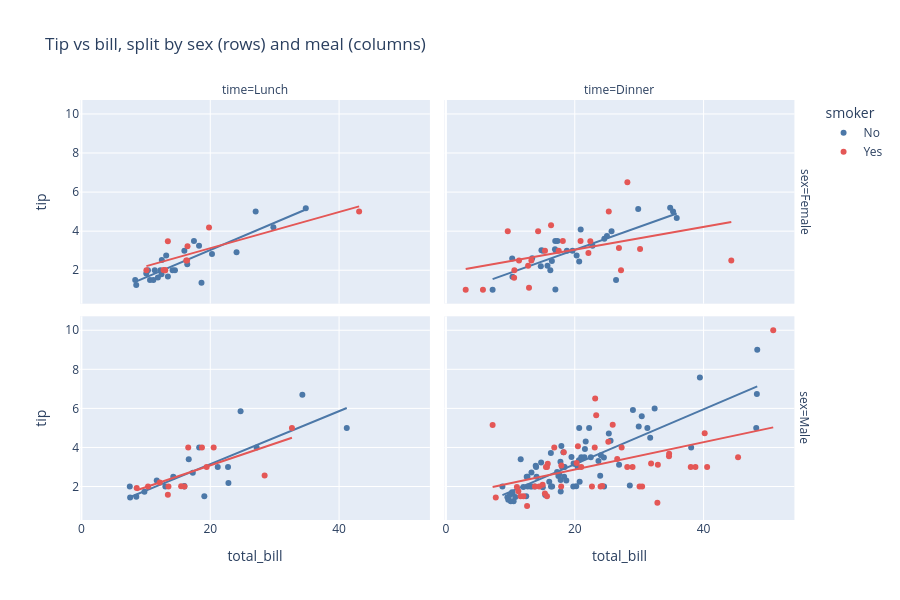

This figure's notebook cell:
### Code cell
SMOKER_COLORS = {"Yes": "#E45756", "No": "#4C78A8"}
fig = px.scatter(
    tips, x="total_bill", y="tip", color="smoker", color_discrete_map=SMOKER_COLORS,
    facet_col="time", facet_row="sex", trendline="ols",       # ols = ordinary least squares line (uses statsmodels)
    category_orders={"time": ["Lunch", "Dinner"]}, height=600,
    title="Tip vs bill, split by sex (rows) and meal (columns)",
)
fig.show()

# The fitted slopes are real regression results — read them instead of eyeballing the lines
trend = px.get_trendline_results(fig)
trend["tip per extra $1 of bill"] = trend["px_fit_results"].map(lambda res: round(float(res.params[1]), 3))
print(trend.drop(columns="px_fit_results").to_string(index=False))

### Figure 1 — Plotly figure (JSON) as saved in the notebook; plotly's stock layout.template omitted (floating-point values rounded to 4 significant figures)
{"data": [{"hovertemplate": "smoker=No<br>sex=Female<br>time=Lunch<br>total_bill=%{x}<br>tip=%{y}<extra></extra>", "legendgroup": "No", "marker": {"color": "#4C78A8", "symbol": "circle"}, "mode": "markers", "name": "No", "orientation": "v", "showlegend": true, "type": "scatter", "x": [10.07, 34.83, 10.65, 12.43, 24.08, 13.42, 12.48, 29.8, 14.52, 11.38, 20.27, 11.17, 12.26, 18.26, 8.51, 10.33, 14.15, 13.16, 17.47, 27.05, 16.43, 8.35, 18.64, 11.87, 15.98], "xaxis": "x3", "y": [1.83, 5.17, 1.5, 1.8, 2.92, 1.68, 2.52, 4.2, 2.0, 2.0, 2.83, 1.5, 2.0, 3.25, 1.25, 2.0, 2.0, 2.75, 3.5, 5.0, 2.3, 1.5, 1.36, 1.63, 3.0], "yaxis": "y3"}, {"hovertemplate": "<b>OLS trendline</b><br>tip = 0.139889 * total_bill + 0.235023<br>R<sup>2</sup>=0.768878<br><br>smoker=No<br>sex=Female<br>time=Lunch<br>total_bill=%{x}<br>tip=%{y} <b>(trend)</b><extra></extra>", "legendgroup": "No", "marker": {"color": "#4C78A8", "symbol": "circle"}, "mode": "lines", "name": "No", "showlegend": false, "type": "scatter", "x": [8.35, 8.51, 10.07, 10.33, 10.65, 11.17, 11.38, 11.87, 12.26, 12.43, 12.48, 13.16, 13.42, 14.15, 14.52, 15.98, 16.43, 17.47, 18.26, 18.64, 20.27, 24.08, 27.05, 29.8, 34.83], "xaxis": "x3", "y": [1.403, 1.425, 1.644, 1.68, 1.725, 1.798, 1.827, 1.896, 1.95, 1.974, 1.981, 2.076, 2.112, 2.214, 2.266, 2.47, 2.533, 2.679, 2.789, 2.843, 3.071, 3.604, 4.019, 4.404, 5.107], "yaxis": "y3"}, {"hovertemplate": "smoker=No<br>sex=Male<br>time=Lunch<br>total_bill=%{x}<br>tip=%{y}<extra></extra>", "legendgroup": "No", "marker": {"color": "#4C78A8", "symbol": "circle"}, "mode": "markers", "name": "No", "orientation": "v", "showlegend": false, "type": "scatter", "x": [27.2, 22.76, 17.29, 16.66, 15.98, 13.03, 18.28, 24.71, 21.16, 11.69, 14.26, 15.95, 8.52, 22.82, 19.08, 34.3, 41.19, 9.78, 7.51, 7.56], "xaxis": "x", "y": [4.0, 3.0, 2.71, 3.4, 2.03, 2.0, 4.0, 5.85, 3.0, 2.31, 2.5, 2.0, 1.48, 2.18, 1.5, 6.7, 5.0, 1.73, 2.0, 1.44], "yaxis": "y"}, {"hovertemplate": "<b>OLS trendline</b><br>tip = 0.135616 * total_bill + 0.434439<br>R<sup>2</sup>=0.636414<br><br>smoker=No<br>sex=Male<br>time=Lunch<br>total_bill=%{x}<br>tip=%{y} <b>(trend)</b><extra></extra>", "legendgroup": "No", "marker": {"color": "#4C78A8", "symbol": "circle"}, "mode": "lines", "name": "No", "showlegend": false, "type": "scatter", "x": [7.51, 7.56, 8.52, 9.78, 11.69, 13.03, 14.26, 15.95, 15.98, 16.66, 17.29, 18.28, 19.08, 21.16, 22.76, 22.82, 24.71, 27.2, 34.3, 41.19], "xaxis": "x", "y": [1.453, 1.46, 1.59, 1.761, 2.02, 2.202, 2.368, 2.598, 2.602, 2.694, 2.779, 2.913, 3.022, 3.304, 3.521, 3.529, 3.786, 4.123, 5.086, 6.02], "yaxis": "y"}, {"hovertemplate": "smoker=Yes<br>sex=Female<br>time=Lunch<br>total_bill=%{x}<br>tip=%{y}<extra></extra>", "legendgroup": "Yes", "marker": {"color": "#E45756", "symbol": "circle"}, "mode": "markers", "name": "Yes", "orientation": "v", "showlegend": true, "type": "scatter", "x": [19.81, 43.11, 13.0, 12.74, 13.0, 16.4, 16.47, 13.42, 16.27, 10.09], "xaxis": "x3", "y": [4.19, 5.0, 2.0, 2.01, 2.0, 2.5, 3.23, 3.48, 2.5, 2.0], "yaxis": "y3"}, {"hovertemplate": "<b>OLS trendline</b><br>tip = 0.092522 * total_bill + 1.27825<br>R<sup>2</sup>=0.680402<br><br>smoker=Yes<br>sex=Female<br>time=Lunch<br>total_bill=%{x}<br>tip=%{y} <b>(trend)</b><extra></extra>", "legendgroup": "Yes", "marker": {"color": "#E45756", "symbol": "circle"}, "mode": "lines", "name": "Yes", "showlegend": false, "type": "scatter", "x": [10.09, 12.74, 13.0, 13.0, 13.42, 16.27, 16.4, 16.47, 19.81, 43.11], "xaxis": "x3", "y": [2.212, 2.457, 2.481, 2.481, 2.52, 2.784, 2.796, 2.802, 3.111, 5.267], "yaxis": "y3"}, {"hovertemplate": "smoker=Yes<br>sex=Male<br>time=Lunch<br>total_bill=%{x}<br>tip=%{y}<extra></extra>", "legendgroup": "Yes", "marker": {"color": "#E45756", "symbol": "circle"}, "mode": "markers", "name": "Yes", "orientation": "v", "showlegend": false, "type": "scatter", "x": [19.44, 32.68, 16.0, 28.44, 15.48, 16.58, 10.34, 13.51, 18.71, 20.53, 12.16, 8.58, 13.42], "xaxis": "x", "y": [3.0, 5.0, 2.0, 2.56, 2.02, 4.0, 2.0, 2.0, 4.0, 4.0, 2.2, 1.92, 1.58], "yaxis": "y"}, {"hovertemplate": "<b>OLS trendline</b><br>tip = 0.11156 * total_bill + 0.852457<br>R<sup>2</sup>=0.486685<br><br>smoker=Yes<br>sex=Male<br>time=Lunch<br>total_bill=%{x}<br>tip=%{y} <b>(trend)</b><extra></extra>", "legendgroup": "Yes", "marker": {"color": "#E45756", "symbol": "circle"}, "mode": "lines", "name": "Yes", "showlegend": false, "type": "scatter", "x": [8.58, 10.34, 12.16, 13.42, 13.51, 15.48, 16.0, 16.58, 18.71, 19.44, 20.53, 28.44, 32.68], "xaxis": "x", "y": [1.81, 2.006, 2.209, 2.35, 2.36, 2.579, 2.637, 2.702, 2.94, 3.021, 3.143, 4.025, 4.498], "yaxis": "y"}, {"hovertemplate": "smoker=No<br>sex=Female<br>time=Dinner<br>total_bill=%{x}<br>tip=%{y}<extra></extra>", "legendgroup": "No", "marker": {"color": "#4C78A8", "symbol": "circle"}, "mode": "markers", "name": "No", "orientation": "v", "showlegend": false, "type": "scatter", "x": [16.99, 24.59, 35.26, 14.83, 10.33, 16.97, 20.29, 15.77, 19.65, 15.06, 20.69, 16.93, 10.29, 34.81, 26.41, 16.45, 17.07, 14.73, 22.75, 20.92, 7.25, 25.71, 17.31, 29.85, 25.0, 13.39, 16.21, 35.83, 18.78], "xaxis": "x4", "y": [1.01, 3.61, 5.0, 3.02, 1.67, 3.5, 2.75, 2.23, 3.0, 3.0, 2.45, 3.07, 2.6, 5.2, 1.5, 2.47, 3.0, 2.2, 3.25, 4.08, 1.0, 4.0, 3.5, 5.14, 3.75, 2.61, 2.0, 4.67, 3.0], "yaxis": "y4"}, {"hovertemplate": "<b>OLS trendline</b><br>tip = 0.117513 * total_bill + 0.693395<br>R<sup>2</sup>=0.588610<br><br>smoker=No<br>sex=Female<br>time=Dinner<br>total_bill=%{x}<br>tip=%{y} <b>(trend)</b><extra></extra>", "legendgroup": "No", "marker": {"color": "#4C78A8", "symbol": "circle"}, "mode": "lines", "name": "No", "showlegend": false, "type": "scatter", "x": [7.25, 10.29, 10.33, 13.39, 14.73, 14.83, 15.06, 15.77, 16.21, 16.45, 16.93, 16.97, 16.99, 17.07, 17.31, 18.78, 19.65, 20.29, 20.69, 20.92, 22.75, 24.59, 25.0, 25.71, 26.41, 29.85, 34.81, 35.26, 35.83], "xaxis": "x4", "y": [1.545, 1.903, 1.907, 2.267, 2.424, 2.436, 2.463, 2.547, 2.598, 2.626, 2.683, 2.688, 2.69, 2.699, 2.728, 2.9, 3.003, 3.078, 3.125, 3.152, 3.367, 3.583, 3.631, 3.715, 3.797, 4.201, 4.784, 4.837, 4.904], "yaxis": "y4"}, {"hovertemplate": "smoker=No<br>sex=Male<br>time=Dinner<br>total_bill=%{x}<br>tip=%{y}<extra></extra>", "legendgroup": "No", "marker": {"color": "#4C78A8", "symbol": "circle"}, "mode": "markers", "name": "No", "orientation": "v", "showlegend": false, "type": "scatter", "x": [10.34, 21.01, 23.68, 25.29, 8.77, 26.88, 15.04, 14.78, 10.27, 15.42, 18.43, 21.58, 16.29, 20.65, 17.92, 39.42, 19.82, 17.81, 13.37, 12.69, 21.7, 9.55, 18.35, 17.78, 24.06, 16.31, 18.69, 31.27, 16.04, 17.46, 13.94, 9.68, 30.4, 18.29, 22.23, 32.4, 28.55, 18.04, 12.54, 9.94, 25.56, 19.49, 48.27, 17.59, 20.08, 20.23, 12.02, 10.51, 22.49, 12.46, 18.24, 14.0, 38.07, 23.95, 29.93, 14.07, 13.13, 17.26, 24.55, 19.77, 48.17, 16.49, 21.5, 12.66, 13.81, 24.52, 20.76, 31.71, 20.69, 48.33, 20.45, 13.28, 11.61, 10.77, 10.07, 29.03, 17.82], "xaxis": "x2", "y": [1.66, 3.5, 3.31, 4.71, 2.0, 3.12, 1.96, 3.23, 1.71, 1.57, 3.0, 3.92, 3.71, 3.35, 4.08, 7.58, 3.18, 2.34, 2.0, 2.0, 4.3, 1.45, 2.5, 3.27, 3.6, 2.0, 2.31, 5.0, 2.24, 2.54, 3.06, 1.32, 5.6, 3.0, 5.0, 6.0, 2.05, 3.0, 2.5, 1.56, 4.34, 3.51, 6.73, 2.64, 3.15, 2.01, 1.97, 1.25, 3.5, 1.5, 3.76, 3.0, 4.0, 2.55, 5.07, 2.5, 2.0, 2.74, 2.0, 2.0, 5.0, 2.0, 3.5, 2.5, 2.0, 3.48, 2.24, 4.5, 5.0, 9.0, 3.0, 2.72, 3.39, 1.47, 1.25, 5.92, 1.75], "yaxis": "y2"}, {"hovertemplate": "<b>OLS trendline</b><br>tip = 0.140801 * total_bill + 0.323708<br>R<sup>2</sup>=0.677038<br><br>smoker=No<br>sex=Male<br>time=Dinner<br>total_bill=%{x}<br>tip=%{y} <b>(trend)</b><extra></extra>", "legendgroup": "No", "marker": {"color": "#4C78A8", "symbol": "circle"}, "mode": "lines", "name": "No", "showlegend": false, "type": "scatter", "x": [8.77, 9.55, 9.68, 9.94, 10.07, 10.27, 10.34, 10.51, 10.77, 11.61, 12.02, 12.46, 12.54, 12.66, 12.69, 13.13, 13.28, 13.37, 13.81, 13.94, 14.0, 14.07, 14.78, 15.04, 15.42, 16.04, 16.29, 16.31, 16.49, 17.26, 17.46, 17.59, 17.78, 17.81, 17.82, 17.92, 18.04, 18.24, 18.29, 18.35, 18.43, 18.69, 19.49, 19.77, 19.82, 20.08, 20.23, 20.45, 20.65, 20.69, 20.76, 21.01, 21.5, 21.58, 21.7, 22.23, 22.49, 23.68, 23.95, 24.06, 24.52, 24.55, 25.29, 25.56, 26.88, 28.55, 29.03, 29.93, 30.4, 31.27, 31.71, 32.4, 38.07, 39.42, 48.17, 48.27, 48.33], "xaxis": "x2", "y": [1.559, 1.668, 1.687, 1.723, 1.742, 1.77, 1.78, 1.804, 1.84, 1.958, 2.016, 2.078, 2.089, 2.106, 2.11, 2.172, 2.194, 2.206, 2.268, 2.286, 2.295, 2.305, 2.405, 2.441, 2.495, 2.582, 2.617, 2.62, 2.646, 2.754, 2.782, 2.8, 2.827, 2.831, 2.833, 2.847, 2.864, 2.892, 2.899, 2.907, 2.919, 2.955, 3.068, 3.107, 3.114, 3.151, 3.172, 3.203, 3.231, 3.237, 3.247, 3.282, 3.351, 3.362, 3.379, 3.454, 3.49, 3.658, 3.696, 3.711, 3.776, 3.78, 3.885, 3.923, 4.108, 4.344, 4.411, 4.538, 4.604, 4.727, 4.789, 4.886, 5.684, 5.874, 7.106, 7.12, 7.129], "yaxis": "y2"}, {"hovertemplate": "smoker=Yes<br>sex=Female<br>time=Dinner<br>total_bill=%{x}<br>tip=%{y}<extra></extra>", "legendgroup": "Yes", "marker": {"color": "#E45756", "symbol": "circle"}, "mode": "markers", "name": "Yes", "orientation": "v", "showlegend": false, "type": "scatter", "x": [3.07, 26.86, 25.28, 5.75, 16.32, 11.35, 15.38, 44.3, 22.42, 14.31, 17.51, 10.59, 10.63, 9.6, 20.9, 18.15, 12.76, 13.27, 28.17, 12.9, 30.14, 22.12, 27.18], "xaxis": "x4", "y": [1.0, 3.14, 5.0, 1.0, 4.3, 2.5, 3.0, 2.5, 3.48, 4.0, 3.0, 1.61, 2.0, 4.0, 3.5, 3.5, 2.23, 2.5, 6.5, 1.1, 3.09, 2.88, 2.0], "yaxis": "y4"}, {"hovertemplate": "<b>OLS trendline</b><br>tip = 0.0583267 * total_bill + 1.88667<br>R<sup>2</sup>=0.172058<br><br>smoker=Yes<br>sex=Female<br>time=Dinner<br>total_bill=%{x}<br>tip=%{y} <b>(trend)</b><extra></extra>", "legendgroup": "Yes", "marker": {"color": "#E45756", "symbol": "circle"}, "mode": "lines", "name": "Yes", "showlegend": false, "type": "scatter", "x": [3.07, 5.75, 9.6, 10.59, 10.63, 11.35, 12.76, 12.9, 13.27, 14.31, 15.38, 16.32, 17.51, 18.15, 20.9, 22.12, 22.42, 25.28, 26.86, 27.18, 28.17, 30.14, 44.3], "xaxis": "x4", "y": [2.066, 2.222, 2.447, 2.504, 2.507, 2.549, 2.631, 2.639, 2.661, 2.721, 2.784, 2.839, 2.908, 2.945, 3.106, 3.177, 3.194, 3.361, 3.453, 3.472, 3.53, 3.645, 4.471], "yaxis": "y4"}, {"hovertemplate": "smoker=Yes<br>sex=Male<br>time=Dinner<br>total_bill=%{x}<br>tip=%{y}<extra></extra>", "legendgroup": "Yes", "marker": {"color": "#E45756", "symbol": "circle"}, "mode": "markers", "name": "Yes", "orientation": "v", "showlegend": false, "type": "scatter", "x": [38.01, 11.24, 20.29, 13.81, 11.02, 18.29, 15.01, 17.92, 28.97, 40.17, 27.28, 12.03, 21.01, 15.36, 20.49, 25.21, 50.81, 15.81, 7.25, 31.85, 16.82, 32.9, 17.89, 14.48, 34.63, 34.65, 23.33, 45.35, 23.17, 40.55, 30.46, 23.1, 15.69, 26.59, 38.73, 24.27, 30.06, 25.89, 28.15, 11.59, 7.74, 24.01, 15.69, 15.53, 12.6, 32.83, 22.67], "xaxis": "x2", "y": [3.0, 1.76, 3.21, 2.0, 1.98, 3.76, 2.09, 3.08, 3.0, 4.73, 4.0, 1.5, 3.0, 1.64, 4.06, 4.29, 10.0, 3.16, 5.15, 3.18, 4.0, 3.11, 2.0, 2.0, 3.55, 3.68, 5.65, 3.5, 6.5, 3.0, 2.0, 4.0, 1.5, 3.41, 3.0, 2.03, 2.0, 5.16, 3.0, 1.5, 1.44, 2.0, 3.0, 3.0, 1.0, 1.17, 2.0], "yaxis": "y2"}, {"hovertemplate": "<b>OLS trendline</b><br>tip = 0.07011 * total_bill + 1.46561<br>R<sup>2</sup>=0.202630<br><br>smoker=Yes<br>sex=Male<br>time=Dinner<br>total_bill=%{x}<br>tip=%{y} <b>(trend)</b><extra></extra>", "legendgroup": "Yes", "marker": {"color": "#E45756", "symbol": "circle"}, "mode": "lines", "name": "Yes", "showlegend": false, "type": "scatter", "x": [7.25, 7.74, 11.02, 11.24, 11.59, 12.03, 12.6, 13.81, 14.48, 15.01, 15.36, 15.53, 15.69, 15.69, 15.81, 16.82, 17.89, 17.92, 18.29, 20.29, 20.49, 21.01, 22.67, 23.1, 23.17, 23.33, 24.01, 24.27, 25.21, 25.89, 26.59, 27.28, 28.15, 28.97, 30.06, 30.46, 31.85, 32.83, 32.9, 34.63, 34.65, 38.01, 38.73, 40.17, 40.55, 45.35, 50.81], "xaxis": "x2", "y": [1.974, 2.008, 2.238, 2.254, 2.278, 2.309, 2.349, 2.434, 2.481, 2.518, 2.543, 2.554, 2.566, 2.566, 2.574, 2.645, 2.72, 2.722, 2.748, 2.888, 2.902, 2.939, 3.055, 3.085, 3.09, 3.101, 3.149, 3.167, 3.233, 3.281, 3.33, 3.378, 3.439, 3.497, 3.573, 3.601, 3.699, 3.767, 3.772, 3.894, 3.895, 4.13, 4.181, 4.282, 4.309, 4.645, 5.028], "yaxis": "y2"}], "layout": {"annotations": [{"font": {}, "showarrow": false, "text": "time=Lunch", "x": 0.24, "xanchor": "center", "xref": "paper", "y": 1.0, "yanchor": "bottom", "yref": "paper"}, {"font": {}, "showarrow": false, "text": "time=Dinner", "x": 0.74, "xanchor": "center", "xref": "paper", "y": 1.0, "yanchor": "bottom", "yref": "paper"}, {"font": {}, "showarrow": false, "text": "sex=Male", "textangle": 90, "x": 0.98, "xanchor": "left", "xref": "paper", "y": 0.2425, "yanchor": "middle", "yref": "paper"}, {"font": {}, "showarrow": false, "text": "sex=Female", "textangle": 90, "x": 0.98, "xanchor": "left", "xref": "paper", "y": 0.7575, "yanchor": "middle", "yref": "paper"}], "height": 600, "legend": {"title": {"text": "smoker"}, "tracegroupgap": 0}, "title": {"text": "Tip vs bill, split by sex (rows) and meal (columns)"}, "xaxis": {"anchor": "y", "domain": [0.0, 0.48], "title": {"text": "total_bill"}}, "xaxis2": {"anchor": "y2", "domain": [0.5, 0.98], "matches": "x", "title": {"text": "total_bill"}}, "xaxis3": {"anchor": "y3", "domain": [0.0, 0.48], "matches": "x", "showticklabels": false}, "xaxis4": {"anchor": "y4", "domain": [0.5, 0.98], "matches": "x", "showticklabels": false}, "yaxis": {"anchor": "x", "domain": [0.0, 0.485], "title": {"text": "tip"}}, "yaxis2": {"anchor": "x2", "domain": [0.0, 0.485], "matches": "y", "showticklabels": false}, "yaxis3": {"anchor": "x3", "domain": [0.515, 1.0], "matches": "y", "title": {"text": "tip"}}, "yaxis4": {"anchor": "x4", "domain": [0.515, 1.0], "matches": "y", "showticklabels": false}}}
